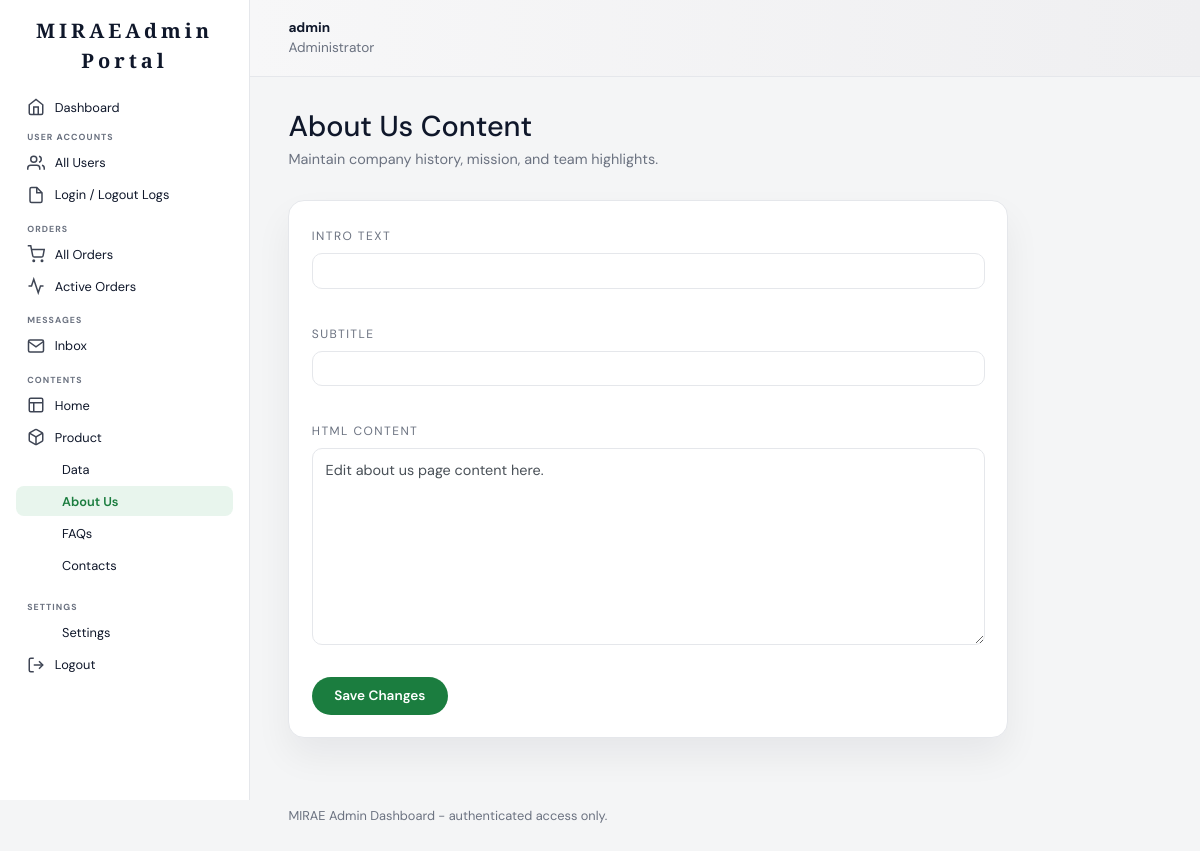
/admin/content/about.php (signed in), run on an earlier commit of the app's database.
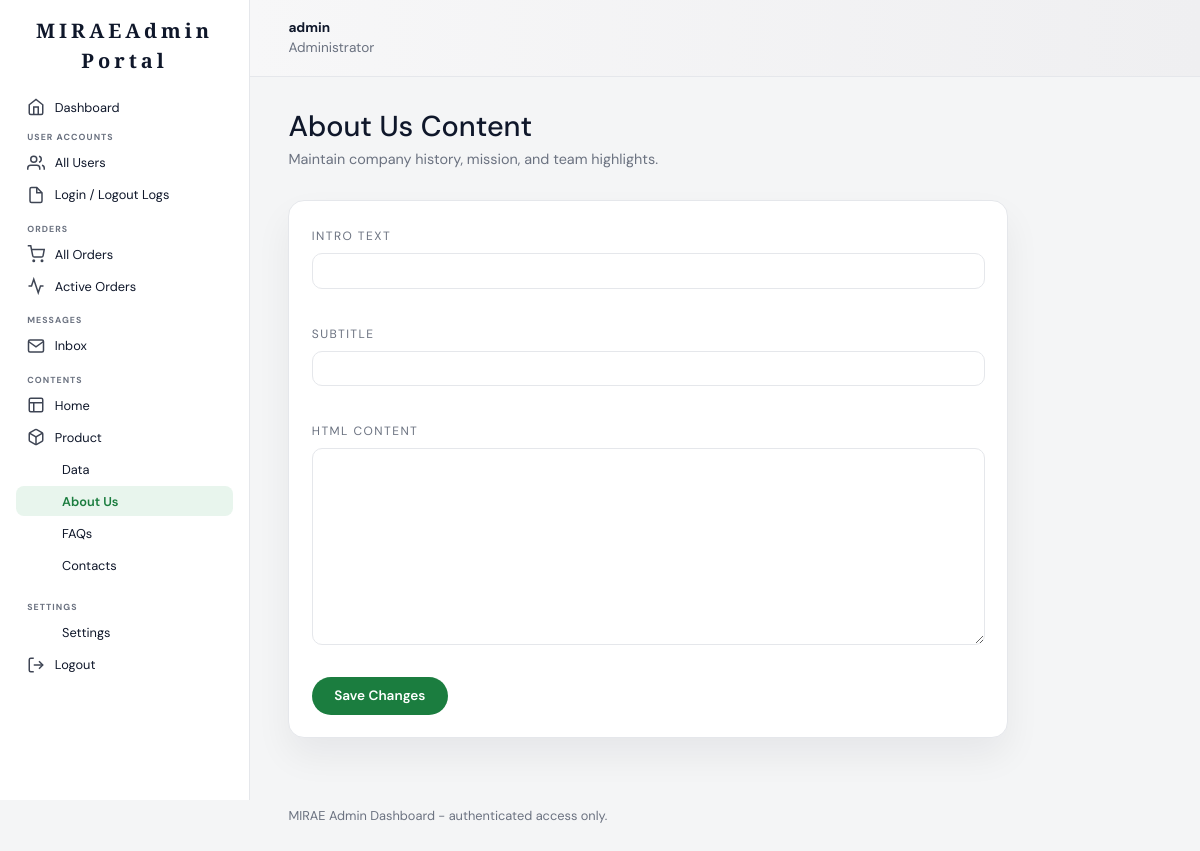
And on a later commit of the database.
### tables this page shows
CREATE TABLE `content_pages` (
  `id` int(11) NOT NULL AUTO_INCREMENT,
  `page_key` varchar(100) NOT NULL,
  `page_name` varchar(100) NOT NULL,
  `content` longtext DEFAULT NULL,
  `updated_at` timestamp NOT NULL DEFAULT current_timestamp() ON UPDATE current_timestamp(),
  PRIMARY KEY (`id`),
  UNIQUE KEY `page_key` (`page_key`)
);

### admin/content/about.php (the view, shortened to what this page needs)
<?php
require_once __DIR__ . '/../../config/db.php';
$pageDbKey = 'about';
$introValue = '';
$subtitleValue = '';
$htmlValue = '';
$stmt = $conn->prepare("SELECT content FROM content_pages WHERE page_key = ? LIMIT 1");
$stmt->bind_param('s', $pageDbKey);
$stmt->execute();
$result = $stmt->get_result();
$rawContent = '';
if ($row = $result->fetch_assoc()) {
    $rawContent = $row['content'] ?? '';
}
if ($rawContent !== '') {
    $decoded = json_decode($rawContent, true);
    if (is_array($decoded)) {
        $introValue = $decoded['intro'] ?? '';
        $subtitleValue = $decoded['subtitle'] ?? '';
        $htmlValue = $decoded['html'] ?? '';
    } else {
        $htmlValue = $rawContent;
    }
}
include __DIR__ . '/../includes/header.php';
include __DIR__ . '/../includes/sidebar.php';
?>
<main class="admin-content">
    <div class="page-header">
        <h1>About Us Content</h1>
        <p>Maintain company history, mission, and team highlights.</p>
    </div>
    <form class="form-card" action="about.php" method="post">
        <div class="form-group">
            <label for="about-intro">Intro Text</label>
            <input id="about-intro" name="intro" type="text" class="form-control" value="<?php echo htmlspecialchars($introValue); ?>" />
        </div>
        <div class="form-group">
            <label for="about-subtitle">Subtitle</label>
            <input id="about-subtitle" name="subtitle" type="text" class="form-control" value="<?php echo htmlspecialchars($subtitleValue); ?>" />
        </div>
        <div class="form-group">
            <label for="about-html">HTML Content</label>
            <textarea id="about-html" name="html" class="form-control" rows="8"><?php echo htmlspecialchars($htmlValue); ?></textarea>
        </div>
        <button type="submit" class="btn btn-primary">Save Changes</button>
    </form>
</main>
<?php include __DIR__ . '/../includes/footer.php'; ?>

What changed in the data, as far as the page shows it:
no longer on this page (row edited): content_pages: html "Edit about us page content here."
